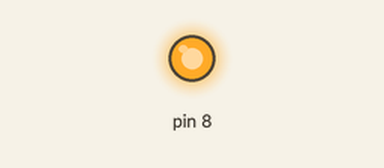
This sketch was run on a simulated Arduino Uno, built with avr-gcc and run on an emulated ATmega328P. On the bench: output pins drawn as LEDs (lit = HIGH).

Above: at 0.5 s.
At 4.5 s:
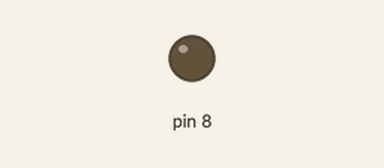
Timing chart, 0 to 7.3 s (numbered marks = the images above):
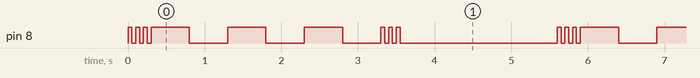

The sketch:

sketch_1.ino
```cpp
void setup() {
pinMode(8,OUTPUT);
}

void loop() {
digitalWrite(8,HIGH);
delay(50);
digitalWrite(8,LOW);
delay(50);
digitalWrite(8,HIGH);
delay(50);
digitalWrite(8,LOW);
delay(50);
digitalWrite(8,HIGH);
delay(50);
digitalWrite(8,LOW);
delay(50);

digitalWrite(8,HIGH);
delay(500);
digitalWrite(8,LOW);
delay(500);digitalWrite(8,HIGH);
delay(500);
digitalWrite(8,LOW);
delay(500);digitalWrite(8,HIGH);
delay(500);
digitalWrite(8,LOW);
delay(500);

digitalWrite(8,HIGH);
delay(50);
digitalWrite(8,LOW);
delay(50);
digitalWrite(8,HIGH);
delay(50);
digitalWrite(8,LOW);
delay(50);
digitalWrite(8,HIGH);
delay(50);
digitalWrite(8,LOW);
delay(50);

delay(2000);
}
```

Measured:
- by itself, pin 8: repeats every 5.6 s: 2 × (LOW 0.05 s, HIGH 0.05 s), LOW 0.05 s, 3 × (HIGH 0.50 s, LOW 0.50 s), 2 × (HIGH 0.05 s, LOW 0.05 s), HIGH 0.05 s, LOW 2.1 s, HIGH 0.05 s
- by itself, everything shown: repeats every 5.6 s, in 18 steps
